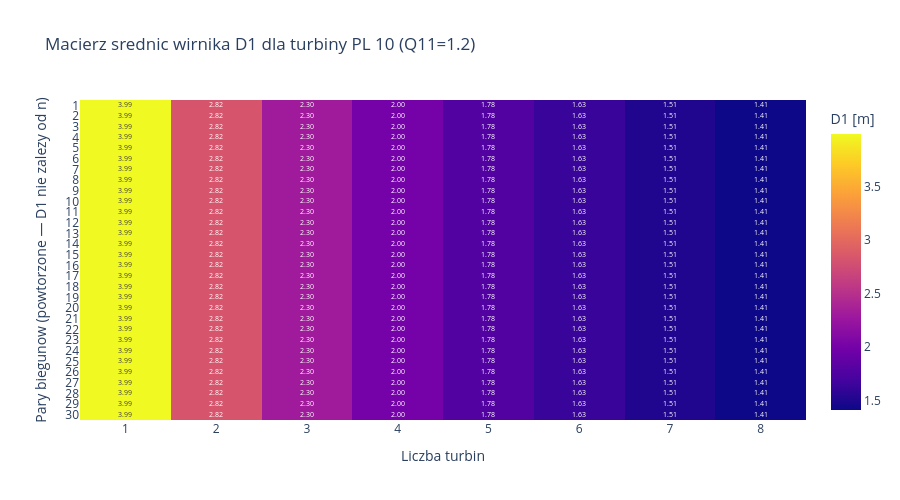

Write notebook code for a chart like this one.
### Markdown cell above
### Macierz srednic wirnika D1 (dla PL 10)

**Prompt do LLM:**
> *"Macierz D1 dla turbiny PL 10 (Q11=1.2). Wzor: D1 = sqrt(Q_per / Q11 / sqrt(H)).
> Rysuj heatmape rownolegle z macierza nsN — pomaga zobaczyc, ktore konfiguracje
> sa fizycznie realistyczne (D1 zbyt duze lub zbyt male sa drogie)."*

**Uzyte funkcje:** `numpy.sqrt`, `plotly.graph_objects.Heatmap`.

### Code cell
Q11_pl10 = TURBINE_CATALOG['pl10'].Q11
Q_per_matrix = Q_total / n_turbines_range          # m3/s na turbine
D1_matrix = np.sqrt(Q_per_matrix / Q11_pl10 / np.sqrt(H_design))  # nie zalezy od par biegunow!
# Rozszerz do macierzy o tym samym ksztalcie co nsN (powtarzamy wzdluz wierszy)
D1_full = np.broadcast_to(D1_matrix, nsN_matrix.shape).copy()

fig = go.Figure(go.Heatmap(
    z=D1_full, x=n_turbines_range, y=pole_pairs,
    text=np.round(D1_full, 2), texttemplate='%{text:.2f}',
    colorscale='Plasma',
    colorbar=dict(title='D1 [m]'),
    hovertemplate='turbin: %{x}<br>D1 = %{z:.2f} m<extra></extra>',
))
fig.update_layout(
    title=f'Macierz srednic wirnika D1 dla turbiny PL 10 (Q11={Q11_pl10})',
    xaxis_title='Liczba turbin', yaxis_title='Pary biegunow (powtorzone — D1 nie zalezy od n)',
    yaxis=dict(autorange='reversed', dtick=1),
    xaxis=dict(dtick=1), height=500,
)
fig.show()

print(f'D1 dla PL 10 (Q11={Q11_pl10}): {D1_matrix.min():.2f}..{D1_matrix.max():.2f} m')

### Figure 1 — Plotly figure (JSON) as saved in the notebook; plotly's stock layout.template omitted (floating-point values rounded to 4 significant figures; data arrays with more than 128 entries replaced by an {"elided": "..."} marker saying what was removed)
{"data": [{"colorbar": {"title": {"text": "D1 [m]"}}, "colorscale": [[0, "#0d0887"], [0.1111, "#46039f"], [0.2222, "#7201a8"], [0.3333, "#9c179e"], [0.4444, "#bd3786"], [0.5556, "#d8576b"], [0.6667, "#ed7953"], [0.7778, "#fb9f3a"], [0.8889, "#fdca26"], [1, "#f0f921"]], "hovertemplate": "turbin: %{x}<br>D1 = %{z:.2f} m<extra></extra>", "text": {"elided": "30x8 float values"}, "texttemplate": "%{text:.2f}", "type": "heatmap", "x": [1, 2, 3, 4, 5, 6, 7, 8], "y": [1, 2, 3, 4, 5, 6, 7, 8, 9, 10, 11, 12, 13, 14, 15, 16, 17, 18, 19, 20, 21, 22, 23, 24, 25, 26, 27, 28, 29, 30], "z": {"elided": "30x8 float values"}}], "layout": {"height": 500, "title": {"text": "Macierz srednic wirnika D1 dla turbiny PL 10 (Q11=1.2)"}, "xaxis": {"dtick": 1, "title": {"text": "Liczba turbin"}}, "yaxis": {"autorange": "reversed", "dtick": 1, "title": {"text": "Pary biegunow (powtorzone — D1 nie zalezy od n)"}}}}
